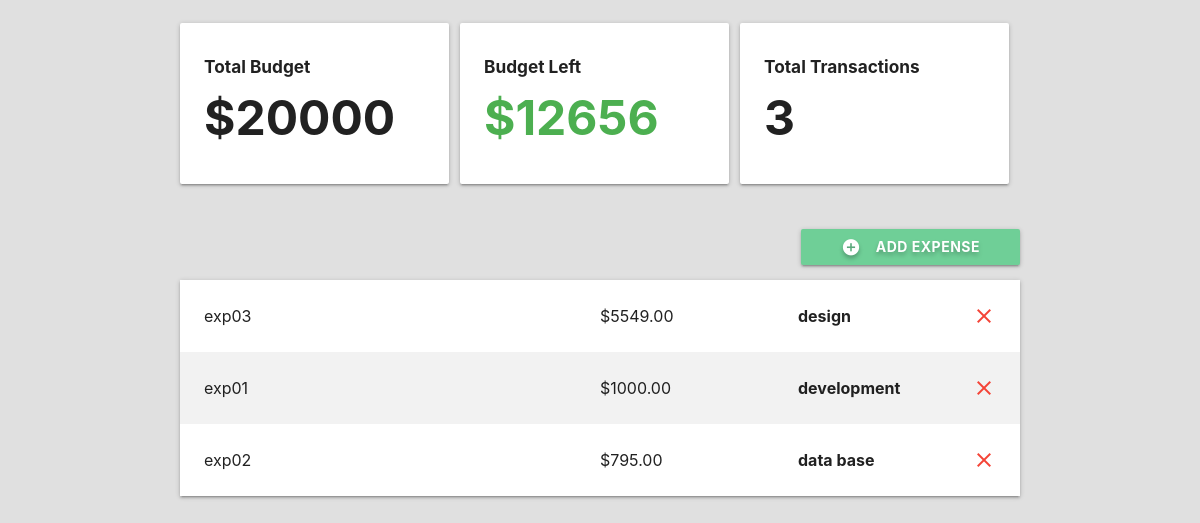
The app's page /payu-app/ with its own data.
### budget/models.py (models this page shows, shortened)
class Project(models.Model):
    name = models.CharField(max_length=100)
    slug = models.SlugField(max_length=100, unique=True, blank=True)
    budget = models.IntegerField()
    @property
    def budget_left(self):
        expense_list = Expense.objects.filter(project=self)
        total_expense_amount = 0
        for expense in expense_list:
            total_expense_amount += expense.amount
        total_expense_amount = int(total_expense_amount)
        return self.budget - total_expense_amount
    @property
    def total_transactions(self):
        expense_list = Expense.objects.filter(project=self)
        return expense_list.count()

class Expense(models.Model):
    project = models.ForeignKey(Project, on_delete=models.CASCADE, related_name='expenses')
    title = models.CharField(max_length=100)
    amount = models.DecimalField(max_digits=8, decimal_places=2)
    category = models.ForeignKey(Category, on_delete=models.CASCADE)
    class Meta:
        ordering = ('-amount',)

class Category(models.Model):
    project = models.ForeignKey(Project, on_delete=models.CASCADE)
    name = models.CharField(max_length=50)

### budget/views.py (the view, shortened to what this page needs)
# urls.py: path('<slug:project_slug>/', views.project_detail, name='detail')
def project_detail(request, project_slug):
    project = get_object_or_404(Project, slug=project_slug)
    if request.method == 'GET':
        category_list = Category.objects.filter(project=project)
        return render(request, 'budget/project-detail.html', {'project': project, 'expense_list': project.expenses.all(), 'category_list': category_list})
    return redirect(project)

### budget/templates/budget/project-detail.html (shortened to what this page needs)
{% extends 'budget/base.html' %}
{% block content %}
<div class="container">
  <section class="section section-stats">
    <div class="row">
      <div class="col s12 m12 l4">
        <div class="card-panel">
          <h6 class="bold">Total Budget</h6>
          <h1 class="bold">${{ project.budget }}</h1>
        </div>
      </div>
      <div class="col s12 m6 l4">
        <div class="card-panel">
          <h6 class="bold">Budget Left</h6>
          {% if project.budget_left > 0 %}
            <h1 class="bold green-text">${{ project.budget_left }}</h1>
          {% elif project.budget_left == 0 %}
            <h1 class="bold orange-text">${{ project.budget_left }}</h1>
          {% else %}
            <h1 class="bold red-text">${{ project.budget_left }}</h1>
          {% endif %}
        </div>
      </div>
      <div class="col s12 m6 l4">
        <div class="card-panel">
          <h6 class="bold">Total Transactions</h6>
          <h1 class="bold">{{ project.total_transactions }}</h1>
        </div>
      </div>
    </div>
  </section>
  <section class="section section-expenses">
    <div class="row">
      <button class="btn waves-effect right modal-trigger" href="#expenseModal">
        <i class="material-icons white-text left">add_circle</i>
        Add Expense
      </button>
    </div>
    <ul class="z-depth-1">
      {% for expense in expense_list %}
      <li>
        <div class="card-panel z-depth-0 expense">
          <div class="row">
            <div class="col l6">
              <span class="title">{{ expense.title }}</span>
            </div>
            <div class="col l3">
              <span class="title">${{ expense.amount }}</span>
            </div>
            <div class="col 1">
              <span class="title bold">{{ expense.category.name }}</span>
            </div>
            <a class="close-icon" onclick="deleteExpense(this)" data-id="{{ expense.id }}">
              <i class="material-icons red-text right">close</i>
            </a>
          </div>
        </div>
      </li>
      {% endfor %}
    </ul>
  </section>
</div>
{% endblock %}

### budget/static/css/styles.css (style rules this page uses)
html { font-family: 'Montserrat'; background-color: #E0E0E0; }
h1, h6 { font-weight: bold; }
.bold { font-weight: bold; }
.row { margin: 0!important; }
.row .col { padding-left: 0!important; }
.section-stats h1 { font-size: 4vw; margin: 15px 0px; }
.section-expenses button { padding: 0px 40px; font-weight: bold; text-shadow: 0px 3px 4px rgba(0, 0, 0, .25); background-color: #6FCF97; }
.section-expenses .expense { font-size: 16px; border-radius: 0; margin: 0; }
.section-expenses li:nth-child(even) .expense { background-color: #F2F2F2; }

### records on screen
Project: budget "20000", budget_left "12656", total_transactions "3"
Expense: title "exp03", amount "5549.00", category.name "design"
Expense: title "exp01", amount "1000.00", category.name "development"
Expense: title "exp02", amount "795.00", category.name "data base"
